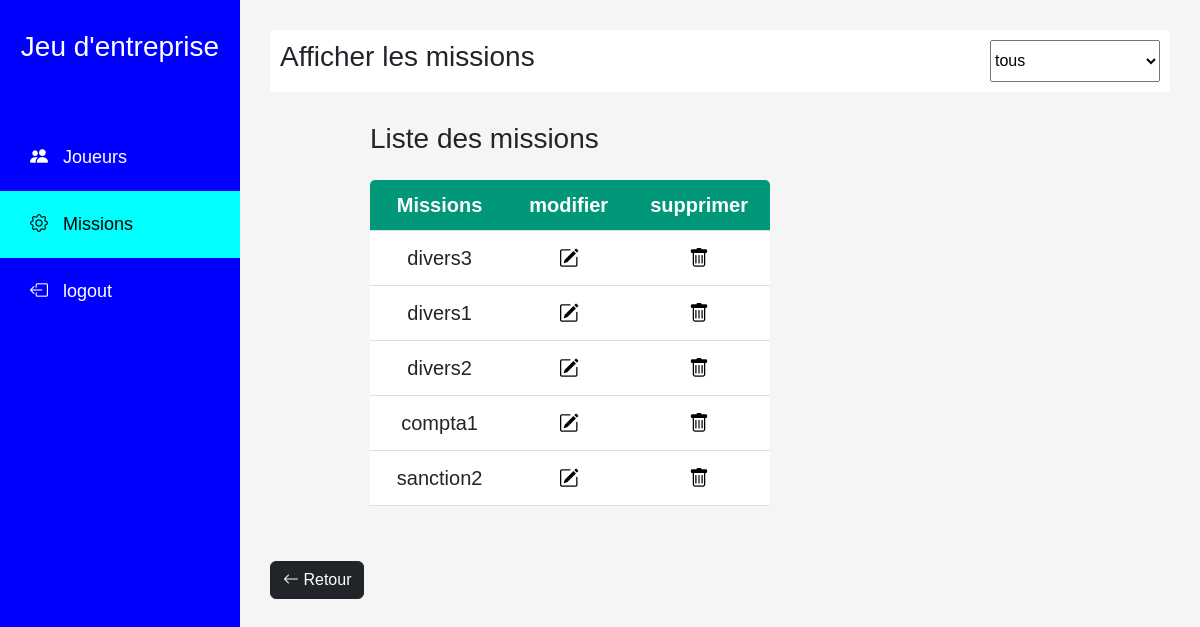
The app's page /missions/afficher-missions (signed in), older data.
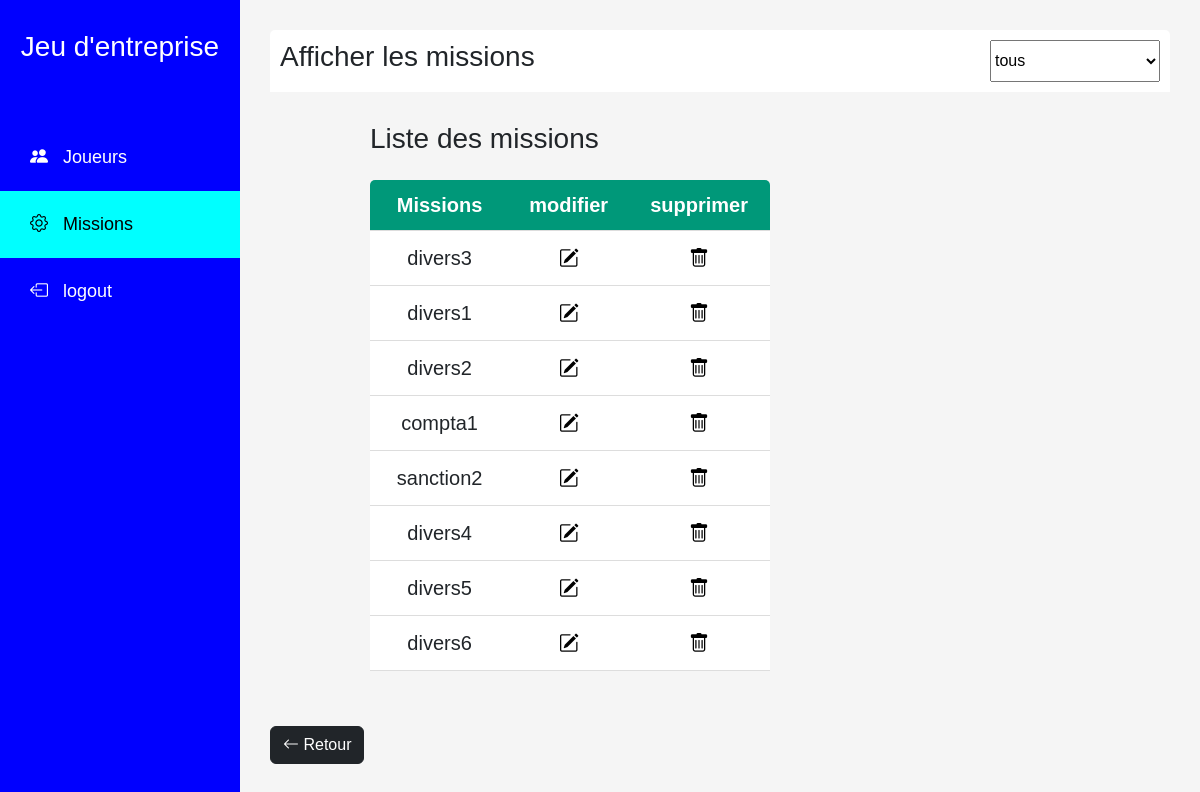
The same page, newer data.
### base/models.py (models this page shows, shortened)
class Mission(models.Model):
    titre = models.CharField(max_length=200,null=True,unique=True)
    type = models.CharField(max_length=200,null=True)
    temps_en_secondes = models.IntegerField(null=True, default=0)
    def __str__(self):
        return self.titre

### base/views/views_cmissions.py (the view)
# urls.py: path('missions/afficher-missions', views.afficherM, name="afficher-missions"),
@permission_required('is_superuser')
def afficherM(request):
    q = request.GET.get("q")
    missions = Mission.objects.all()
    types = ["quizz", "vie d'entreprise", "gestion-commerciale"]
    types += list(map(lambda x:x.choix,Choix.objects.all()))
    types = list(set(types))
    if q:
        missions = Mission.objects.filter(type=q)
    return render(request, "afficher_missions.html", {"missions":missions, "types" : types})

### templates/admin/gestion_missions/afficher_missions.html (shortened to what this page needs)
{% extends "dashboard.html" %}
{% block content %}
<div class="home-section-title">
    <h3>Afficher les missions</h3>
    <select onChange="window.location.href=this.value" id="select-mission">
        <option value="{% url 'afficher-missions'%}"><a href="{% url 'afficher-missions'%}">tous</a></option>
    </select>
</div>
<div class="table-div">
    <h3>Liste des missions</h3>
    <table>
        <tr>
            <th>Missions</th>
            <th>modifier</th>
            <th>supprimer</th>
        </tr>
        {% for mission in missions %}
            <tr>
                <td>{{mission}}</td>
                <td><a href="{% url 'modifier-mission' mission %}"><i class="bi bi-pencil-square"></i></a></td>
                <td><a href="{% url 'supprimer-mission' mission %}"><i class="bi bi-trash"></i></a></td>
            </tr>
        {% endfor %}
    </table>
</div>
<div class="retour">
    <a href="{% url 'gestion-missions' %}">
        <button type="button" class="btn btn-dark">
            <i class="bi bi-arrow-left"></i>
            <span>Retour</span>
        </button>
    </a>
</div>
{% endblock content %}

Row changes from the older to the newer data that the page shows:
added Mission: titre "divers4"
added Mission: titre "divers5"
added Mission: titre "divers6"
